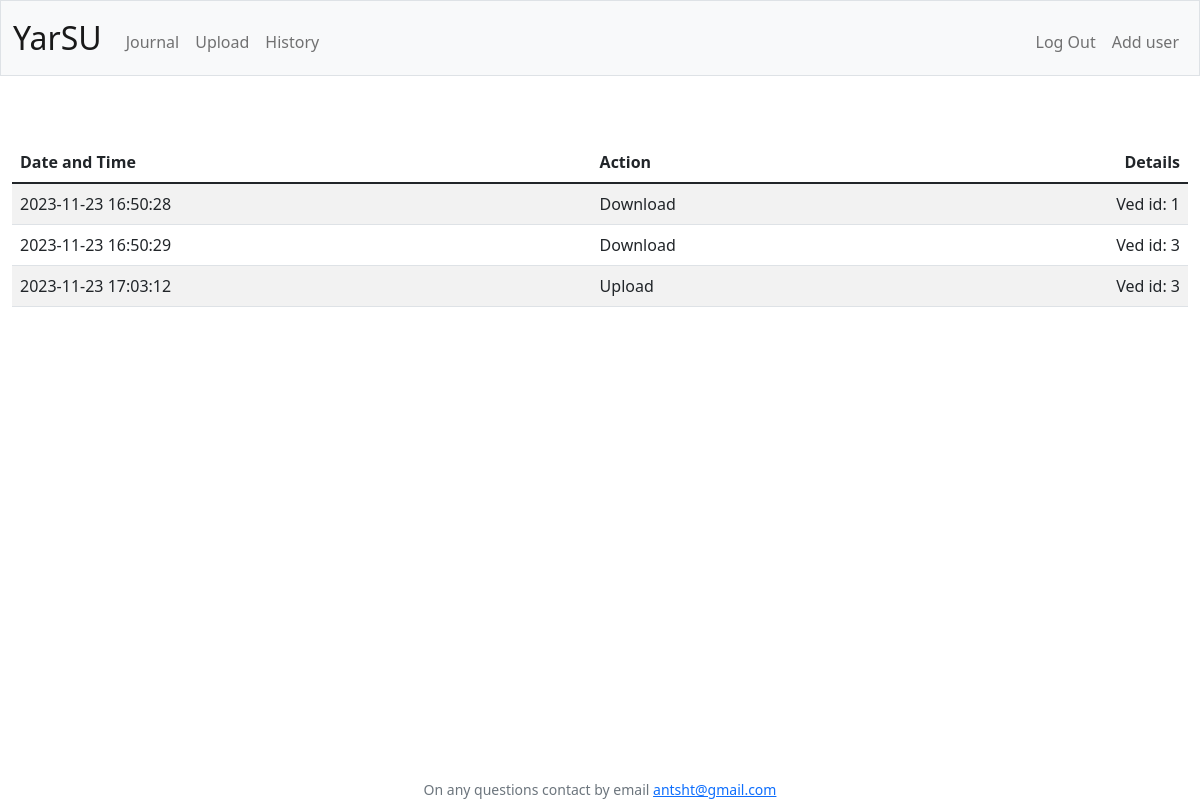
Screenshot of /history (signed in) with the database file from the repository.
### tables this page shows
CREATE TABLE "history" (
	"id"	INTEGER NOT NULL UNIQUE,
	"action"	TEXT NOT NULL,
	"details"	TEXT NOT NULL,
	"dt"	TEXT NOT NULL,
	PRIMARY KEY("id" AUTOINCREMENT)
);

### app.py (the view)
@app.route("/history")
@login_required
def history():
    history_records = get_history()
    return render_template("history.html", history_records=history_records)

### app.py (called while the page is built)
@app.after_request
def after_request(response):
    response.headers["Cache-Control"] = "no-cache, no-store, must-revalidate"
    response.headers["Expires"] = 0
    response.headers["Pragma"] = "no-cache"
    return response

### database.py (called while the page is built)
def get_history():
    return db.execute('SELECT history.id, history.action, history.details, history.dt FROM history;')

### helpers.py (called while the page is built)
def login_required(f):
    @wraps(f)
    def decorated_function(*args, **kwargs):
        if session.get("user_id") is None:
            return redirect("/login")
        return f(*args, **kwargs)
    return decorated_function

### sql.py (called while the page is built)
def _enable_logging(f):
    import logging
    import functools
    import os
    @functools.wraps(f)
    def decorator(*args, **kwargs):
        try:
            import flask
        except ModuleNotFoundError:
            return f(*args, **kwargs)
        disabled = logging.getLogger("cs50").disabled
        if flask.current_app and os.getenv("FLASK_ENV") == "development":
            logging.getLogger("cs50").disabled = False
        try:
            return f(*args, **kwargs)
        finally:
            logging.getLogger("cs50").disabled = disabled
    return decorator

    def _disconnect(self):
        if hasattr(_data, self._name()):
            getattr(_data, self._name()).close()
            delattr(_data, self._name())

    def _name(self):
        return str(hash(self))

        def connect(dbapi_connection, connection_record):
            try:
                if isinstance(dbapi_connection, sqlite3.Connection):  # If back end is sqlite
                    cursor = dbapi_connection.cursor()
                    cursor.execute("PRAGMA foreign_keys=ON")
                    cursor.close()
            except Exception:
                pass

### templates/history.html (shortened to what this page needs)
{% extends "layout.html" %}
{% block main %}
    <table class="table table-striped">
        <thead>
            <tr>
                <th class="text-start">Date and Time</th>
                <th class="text-start">Action</th>
                <th class="text-end">Details</th>
            </tr>
        </thead>
        <tbody>
            {% for history_rec in history_records %}
                <tr>
                    <td class="text-start">{{ history_rec.dt }}</td>
                    <td class="text-start">{{ history_rec.action }}</td>
                    <td class="text-end">{{ history_rec.details }}</td>
                </tr>
            {% endfor %}
        </tbody>
    </table>
{% endblock %}

### rows the page displays
history: dt "2023-11-23 16:50:28", action "Download", details "Ved id: 1"
history: dt "2023-11-23 16:50:29", action "Download", details "Ved id: 3"
history: dt "2023-11-23 17:03:12", action "Upload", details "Ved id: 3"
